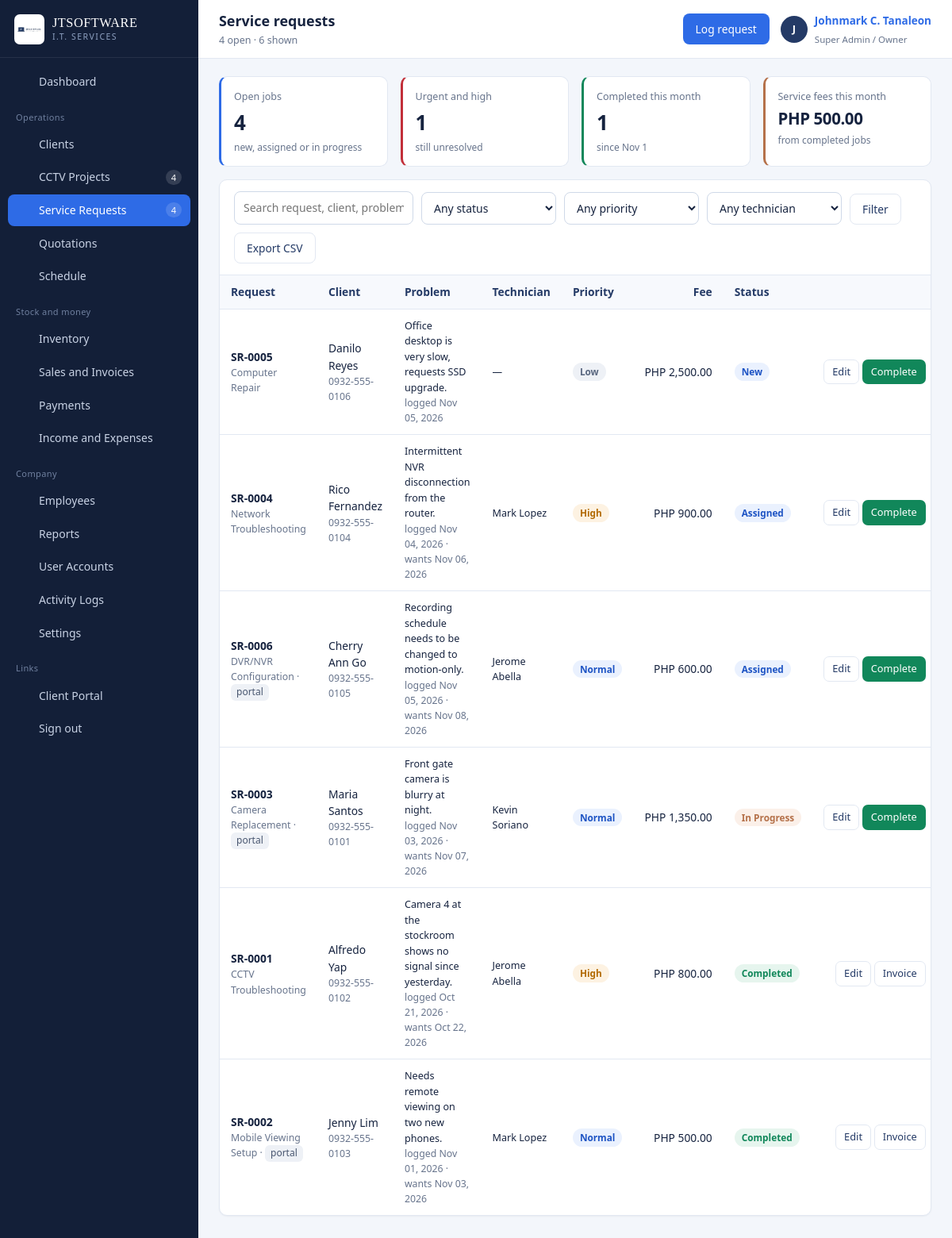
Screenshot of /services.php (signed in) with the database file from the repository.
### tables this page shows
CREATE TABLE service_requests (
  id               INT AUTO_INCREMENT PRIMARY KEY,
  request_no       VARCHAR(20) NOT NULL UNIQUE,
  client_id        INT NOT NULL,
  service_type     VARCHAR(80) NOT NULL,
  description      TEXT NOT NULL,
  location         VARCHAR(255) DEFAULT NULL,
  request_date     DATE NOT NULL,
  preferred_date   DATE DEFAULT NULL,
  priority         ENUM('Low','Normal','High','Urgent') NOT NULL DEFAULT 'Normal',
  assigned_to      INT DEFAULT NULL,
  service_fee      DECIMAL(12,2) NOT NULL DEFAULT 0,
  status           ENUM('New','Assigned','In Progress','On Hold','Completed','Cancelled') NOT NULL DEFAULT 'New',
  completion_notes TEXT DEFAULT NULL,
  completed_at     DATETIME DEFAULT NULL,
  source           ENUM('Staff','Portal') NOT NULL DEFAULT 'Staff',
  created_at       DATETIME NOT NULL DEFAULT CURRENT_TIMESTAMP,
  INDEX idx_sr_client (client_id),
  INDEX idx_sr_status (status),
  CONSTRAINT fk_sr_client FOREIGN KEY (client_id) REFERENCES clients(id) ON DELETE CASCADE,
  CONSTRAINT fk_sr_emp FOREIGN KEY (assigned_to) REFERENCES employees(id) ON DELETE SET NULL
);

CREATE TABLE clients (
  id             INT AUTO_INCREMENT PRIMARY KEY,
  client_code    VARCHAR(20)  NOT NULL UNIQUE,
  full_name      VARCHAR(140) NOT NULL,
  business_name  VARCHAR(140) DEFAULT NULL,
  client_type    ENUM('Residential','Commercial','Corporate') NOT NULL DEFAULT 'Residential',
  contact_number VARCHAR(40)  DEFAULT NULL,
  email          VARCHAR(120) DEFAULT NULL,
  address        VARCHAR(255) DEFAULT NULL,
  portal_username VARCHAR(60) DEFAULT NULL UNIQUE,
  portal_password VARCHAR(255) DEFAULT NULL,
  portal_enabled TINYINT(1) NOT NULL DEFAULT 0,
  notes          TEXT DEFAULT NULL,
  status         ENUM('active','inactive') NOT NULL DEFAULT 'active',
  created_at     DATETIME NOT NULL DEFAULT CURRENT_TIMESTAMP,
  INDEX idx_clients_name (full_name),
  INDEX idx_clients_type (client_type)
);

CREATE TABLE employees (
  id             INT AUTO_INCREMENT PRIMARY KEY,
  employee_code  VARCHAR(20)  NOT NULL UNIQUE,
  full_name      VARCHAR(140) NOT NULL,
  position       VARCHAR(80)  DEFAULT NULL,
  department     VARCHAR(80)  DEFAULT NULL,
  contact_number VARCHAR(40)  DEFAULT NULL,
  email          VARCHAR(120) DEFAULT NULL,
  address        VARCHAR(255) DEFAULT NULL,
  hire_date      DATE DEFAULT NULL,
  daily_rate     DECIMAL(12,2) NOT NULL DEFAULT 0,
  is_technician  TINYINT(1) NOT NULL DEFAULT 0,
  user_id        INT DEFAULT NULL,
  status         ENUM('active','inactive') NOT NULL DEFAULT 'active',
  created_at     DATETIME NOT NULL DEFAULT CURRENT_TIMESTAMP,
  INDEX idx_emp_tech (is_technician),
  CONSTRAINT fk_emp_user FOREIGN KEY (user_id) REFERENCES users(id) ON DELETE SET NULL
);

### includes/auth.php (called while the page is built, shortened)
<?php
require_once __DIR__ . '/../config/config.php';
function can(string $code): bool
{
    if ((int)$_SESSION['user']['role_id'] === 1) {
        return true;
    }
    return in_array($code, user_permissions(), true);
}

### config/database.php (called while the page is built, shortened)
<?php
function db(): PDO
{
    static $pdo = null;
    if ($pdo === null) {
        $dsn = 'mysql:host=' . DB_HOST . ';port=' . DB_PORT . ';dbname=' . DB_NAME . ';charset=utf8mb4';
        try {
            $pdo = new PDO($dsn, DB_USER, DB_PASS, [
                PDO::ATTR_ERRMODE            => PDO::ERRMODE_EXCEPTION,
                PDO::ATTR_DEFAULT_FETCH_MODE => PDO::FETCH_ASSOC,
                PDO::ATTR_EMULATE_PREPARES   => false,
            ]);
        } catch (PDOException $e) {
            http_response_code(500);
            echo '<div style="font:15px/1.6 system-ui;max-width:640px;margin:80px auto;padding:28px;'
               . 'border:1px solid #E3E8F0;border-radius:10px">'
               . '<h2 style="margin:0 0 10px;color:#16233F">Cannot reach the database</h2>'
               . '<p style="color:#475569">Start MySQL in the XAMPP control panel, then import '
               . '<code>database/jtsoftware_db.sql</code> through phpMyAdmin.</p>'
               . '<p style="color:#94A3B8;font-size:13px">' . htmlspecialchars($e->getMessage()) . '</p></div>';
            exit;
        }
    }
    return $pdo;
}
function q(string $sql, array $params = []): PDOStatement
{
    $st = db()->prepare($sql);
    $st->execute($params);
    return $st;
}
function all(string $sql, array $params = []): array
{
    return q($sql, $params)->fetchAll();
}
function scalar(string $sql, array $params = [], $default = 0)
{
    $v = q($sql, $params)->fetchColumn();
    return $v === false || $v === null ? $default : $v;
}

### services.php (the view, shortened to what this page needs)
<?php
require_once __DIR__ . '/includes/auth.php';
$search   = (string)input('q', '');
$where = ['1=1'];
$args  = [];
$whereSql = implode(' AND ', $where);
$requests = all(
    "SELECT s.*, c.full_name AS client_name, c.contact_number, e.full_name AS tech_name
     FROM service_requests s JOIN clients c ON c.id = s.client_id
     LEFT JOIN employees e ON e.id = s.assigned_to
     WHERE $whereSql
     ORDER BY FIELD(s.status,'New','Assigned','In Progress','On Hold','Completed','Cancelled'),
              FIELD(s.priority,'Urgent','High','Normal','Low'), s.request_date DESC",
    $args
);
$open    = (int)scalar("SELECT COUNT(*) FROM service_requests WHERE status IN ('New','Assigned','In Progress','On Hold')");
$urgent  = (int)scalar("SELECT COUNT(*) FROM service_requests WHERE priority IN ('Urgent','High') AND status NOT IN ('Completed','Cancelled')");
$doneMonth = (int)scalar("SELECT COUNT(*) FROM service_requests WHERE status='Completed' AND completed_at >= ?", [date('Y-m-01')]);
$feesMonth = (float)scalar("SELECT COALESCE(SUM(service_fee),0) FROM service_requests WHERE status='Completed' AND completed_at >= ?", [date('Y-m-01')]);
if (can('services.manage')) {
    $pageActions = '<button class="btn" data-modal="srModal">Log request</button>';
}
include __DIR__ . '/includes/header.php';
?>
<div class="grid grid-4" style="margin-bottom:16px">
  <div class="stat is-blue"><div class="label">Open jobs</div><div class="value"><?= $open ?></div>
    <div class="foot">new, assigned or in progress</div></div>
  <div class="stat is-danger"><div class="label">Urgent and high</div><div class="value"><?= $urgent ?></div>
    <div class="foot">still unresolved</div></div>
  <div class="stat is-ok"><div class="label">Completed this month</div><div class="value"><?= $doneMonth ?></div>
    <div class="foot">since <?= date('M 1') ?></div></div>
  <div class="stat is-copper"><div class="label">Service fees this month</div><div class="value sm"><?= money($feesMonth) ?></div>
    <div class="foot">from completed jobs</div></div>
</div>
<div class="card">
  <div class="card-head">
    <form class="toolbar" method="get" data-autosubmit>
      <div class="field"><input class="input search-input" name="q" value="<?= e($search) ?>" placeholder="Search request, client, problem…"></div>
      <div class="field"><select class="input" name="status">
        <option value="">Any status</option>
      </select></div>
      <div class="field"><select class="input" name="priority">
        <option value="">Any priority</option>
      </select></div>
      <div class="field"><select class="input" name="tech">
        <option value="">Any technician</option>
      </select></div>
      <button class="btn btn-outline" type="submit">Filter</button>
      <a class="btn btn-outline" href="<?= e(url_with(['export' => 'csv'])) ?>">Export CSV</a>
    </form>
  </div>
  <div class="card-body tight">
    <?php if (!$requests): ?>
      <div class="empty"><strong>No service requests match</strong>Log a new job with the button at the top right.</div>
    <?php else: ?>
    <div class="table-wrap"><table class="data">
      <thead><tr><th>Request</th><th>Client</th><th>Problem</th><th>Technician</th><th>Priority</th>
        <th class="num">Fee</th><th>Status</th><th></th></tr></thead>
      <tbody>
      <?php foreach ($requests as $s): ?>
        <tr>
          <td><span class="row-main"><?= e($s['request_no']) ?></span>
              <div class="row-sub"><?= e($s['service_type']) ?><?= $s['source'] === 'Portal' ? ' · <span class="pill">portal</span>' : '' ?></div></td>
          <td><?= e($s['client_name']) ?><div class="row-sub"><?= e($s['contact_number'] ?: '') ?></div></td>
          <td class="small" style="max-width:280px"><?= e($s['description']) ?>
              <div class="row-sub">logged <?= fdate($s['request_date']) ?><?= $s['preferred_date'] ? ' · wants ' . fdate($s['preferred_date']) : '' ?></div></td>
          <td class="small"><?= e($s['tech_name'] ?: '—') ?></td>
          <td><?= badge($s['priority']) ?></td>
          <td class="num"><?= money($s['service_fee']) ?></td>
          <td><?= badge($s['status']) ?></td>
          <td class="actions-cell">
            <?php if (can('services.manage')): ?>
              <button class="btn btn-sm btn-outline" data-modal="srModal"
                data-row='<?= e(json_encode([
                  'id' => $s['id'], 'client_id' => $s['client_id'], 'service_type' => $s['service_type'],
                  'description' => $s['description'], 'location' => $s['location'], 'request_date' => $s['request_date'],
                  'preferred_date' => $s['preferred_date'], 'priority' => $s['priority'], 'assigned_to' => $s['assigned_to'],
                  'service_fee' => $s['service_fee'], 'status' => $s['status'], 'completion_notes' => $s['completion_notes'],
                ], JSON_HEX_APOS | JSON_HEX_QUOT)) ?>'>Edit</button>
              <?php if (!in_array($s['status'], ['Completed', 'Cancelled'], true)): ?>
                <form method="post" style="display:inline">
                  <button class="btn btn-sm btn-ok" type="submit">Complete</button>
                </form>
              <?php endif; ?>
              <?php if (can('sales.manage') && $s['status'] === 'Completed' && $s['service_fee'] > 0): ?>
                <a class="btn btn-sm btn-outline" href="sales.php?from_service=<?= (int)$s['id'] ?>">Invoice</a>
              <?php endif; ?>
            <?php endif; ?>
          </td>
        </tr>
      <?php endforeach; ?>
      </tbody>
    </table></div>
    <?php endif; ?>
  </div>
</div>
<?php include __DIR__ . '/includes/footer.php'; ?>

### config/config.php (shortened to what this page needs)
<?php
require_once __DIR__ . '/database.php';
function setting(string $key, string $default = ''): string
{
    static $cache = null;
    if ($cache === null) {
        $cache = [];
        foreach (all('SELECT setting_key, setting_value FROM settings') as $r) {
            $cache[$r['setting_key']] = (string)$r['setting_value'];
        }
    }
    return $cache[$key] ?? $default;
}
function e($value): string
{
    return htmlspecialchars((string)$value, ENT_QUOTES, 'UTF-8');
}
function money($amount, bool $symbol = true): string
{
    $txt = number_format((float)$amount, 2);
    return $symbol ? setting('currency_symbol', 'PHP ') . $txt : $txt;
}
function fdate($date, string $format = 'M d, Y'): string
{
    return date($format, strtotime((string)$date));
}
function input(string $key, $default = null)
{
    $v = $_POST[$key] ?? $_GET[$key] ?? $default;
    return is_string($v) ? trim($v) : $v;
}
function badge(string $status): string
{
    $map = [
        'Pending' => 'warn', 'New' => 'info', 'Draft' => 'muted', 'Unpaid' => 'danger',
        'Approved' => 'info', 'Sent' => 'info', 'Assigned' => 'info', 'Scheduled' => 'info',
        'Ongoing' => 'accent', 'In Progress' => 'accent', 'Partial' => 'warn', 'On Hold' => 'warn',
        'Completed' => 'ok', 'Paid' => 'ok', 'Converted' => 'ok', 'active' => 'ok', 'Present' => 'ok',
        'Cancelled' => 'muted', 'Rejected' => 'danger', 'Expired' => 'muted', 'inactive' => 'muted',
        'Absent' => 'danger', 'Late' => 'warn', 'Urgent' => 'danger', 'High' => 'warn',
        'Normal' => 'info', 'Low' => 'muted', 'Field Work' => 'accent', 'Leave' => 'muted',
        'Half Day' => 'warn', 'Rescheduled' => 'warn',
    ];
    $class = $map[$status] ?? 'muted';
    return '<span class="badge badge-' . $class . '">' . e($status) . '</span>';
}
function url_with(array $changes): string
{
    $params = array_merge($_GET, $changes);
    return basename($_SERVER['PHP_SELF']) . (empty($params) ? '' : '?' . http_build_query($params));
}

### assets/css/app.css (style rules this page uses)
:root { --navy-900: #131F38; --navy-800: #1B2B4D; --navy-700: #243A66; --navy-600: #33508A; --blue: #2E6BE6; --blue-dark:#1E54C4; --blue-soft:#EAF1FE; --copper: #B5714A; --copper-soft:#FBF0E9; --paper: #F3F6FB; --surface: #FFFFFF; --line: #E2E8F2; --ink: #16233F; --muted: #67748C; --ok: #11875A; --ok-soft: #E6F5EE; --warn: #B26A00; --warn-soft:#FDF2E2; --danger: #C22F39; --danger-soft:#FCECEE; --sidebar-w: 250px; --radius: 10px; --shadow-card: 0 1px 2px rgba(19,31,56,.05); --shadow-pop: 0 18px 44px rgba(19,31,56,.22); --sans: "Segoe UI", Roboto, -apple-system, BlinkMacSystemFont, "Helvetica Neue", Arial, sans-serif; --serif: Georgia, "Times New Roman", serif; }
* { box-sizing: border-box; }
html, body { margin: 0; padding: 0; }
body { font-family: var(--sans); font-size: 14.5px; line-height: 1.55; color: var(--ink); background: var(--paper); -webkit-font-smoothing: antialiased; }
a { color: var(--blue); text-decoration: none; }
.card { background: var(--surface); border: 1px solid var(--line); border-radius: var(--radius); box-shadow: var(--shadow-card); margin-bottom: 18px; }
.card-head { padding: 14px 18px; border-bottom: 1px solid var(--line); display: flex; align-items: center; gap: 12px; flex-wrap: wrap; }
.card-body { padding: 18px; }
.card-body.tight { padding: 0; }
.grid { display: grid; gap: 16px; }
.grid-4 { grid-template-columns: repeat(4, minmax(0, 1fr)); }
.stat { background: var(--surface); border: 1px solid var(--line); border-radius: var(--radius); padding: 15px 16px 14px; border-left: 3px solid var(--navy-600); }
.stat .label { font-size: 12.5px; color: var(--muted); }
.stat .value { font-size: 1.62rem; font-weight: 600; letter-spacing: -.02em; margin-top: 2px; }
.stat .foot { font-size: 12px; color: var(--muted); margin-top: 3px; }
.stat.is-blue { border-left-color: var(--blue); }
.stat.is-copper { border-left-color: var(--copper); }
.stat.is-ok { border-left-color: var(--ok); }
.stat.is-danger { border-left-color: var(--danger); }
.stat .value.sm { font-size: 1.28rem; }
.table-wrap { overflow-x: auto; }
table.data { width: 100%; border-collapse: collapse; font-size: 13.8px; }
table.data th { text-align: left; font-weight: 600; color: var(--navy-700); background: #F7F9FD; border-bottom: 1px solid var(--line); padding: 10px 14px; white-space: nowrap; }
table.data td { padding: 11px 14px; border-bottom: 1px solid var(--line); vertical-align: middle; }
table.data tbody tr:last-child td { border-bottom: 0; }
table.data td.num, table.data th.num { text-align: right; white-space: nowrap; }
table.data .row-main { font-weight: 600; }
table.data .row-sub { color: var(--muted); font-size: 12.3px; }
.actions-cell { white-space: nowrap; text-align: right; }
.badge { display: inline-block; padding: 2px 9px; border-radius: 20px; font-size: 11.8px; font-weight: 600; line-height: 1.6; white-space: nowrap; }
.badge-ok { background: var(--ok-soft); color: var(--ok); }
.badge-info { background: var(--blue-soft); color: var(--blue-dark); }
.badge-accent { background: var(--copper-soft); color: var(--copper); }
.badge-warn { background: var(--warn-soft); color: var(--warn); }
.badge-muted { background: #EEF1F6; color: #5A6880; }
.pill { display:inline-block; background:#EEF1F6; border-radius:6px; padding:1px 7px; font-size:12px; color:#48566F; }
.btn { display: inline-flex; align-items: center; justify-content: center; gap: 7px; padding: 8px 15px; border-radius: 8px; border: 1px solid transparent; background: var(--blue); color: #fff; font: inherit; font-size: 13.8px; font-weight: 500; cursor: pointer; transition: background .12s ease, border-color .12s ease; }
.btn-outline { background: #fff; color: var(--navy-700); border-color: var(--line); }
.btn-ok { background: var(--ok); }
.btn-sm { padding: 5px 10px; font-size: 12.8px; border-radius: 7px; }
.field { margin-bottom: 14px; }
.input, select.input, textarea.input { width: 100%; padding: 9px 11px; border: 1px solid #CFD9E8; border-radius: 8px; font: inherit; font-size: 14px; color: var(--ink); background: #fff; }
.toolbar { display: flex; gap: 10px; flex-wrap: wrap; align-items: flex-end; }
.toolbar .field { margin-bottom: 0; }
.toolbar .input { min-width: 170px; }
.search-input { min-width: 240px; }
.small { font-size: 12.6px; }

### rows the page displays
service_requests: request_no "SR-0005", service_type "Computer Repair", client.full_name "Danilo Reyes", client.contact_number "0932-555-0106", description "Office desktop is very slow, requests SSD upgrade.", request_date "Nov 05, 2026", tech_name "—", priority "Low New", service_fee "PHP 2,500.00"
service_requests: request_no "SR-0004", service_type "Network Troubleshooting", client.full_name "Rico Fernandez", client.contact_number "0932-555-0104", description "Intermittent NVR disconnection from the router.", request_date "Nov 04, 2026", preferred_date "Nov 06, 2026", assigned_to.full_name "Mark Lopez", priority "High Assigned", service_fee "PHP 900.00"
service_requests: request_no "SR-0006", service_type "DVR/NVR Configuration", source "portal", client.full_name "Cherry Ann Go", client.contact_number "0932-555-0105", description "Recording schedule needs to be changed to motion-only.", request_date "Nov 05, 2026", preferred_date "Nov 08, 2026", assigned_to.full_name "Jerome Abella", priority "Normal Assigned", service_fee "PHP 600.00"
service_requests: request_no "SR-0003", service_type "Camera Replacement", source "portal", client.full_name "Maria Santos", client.contact_number "0932-555-0101", description "Front gate camera is blurry at night.", request_date "Nov 03, 2026", preferred_date "Nov 07, 2026", assigned_to.full_name "Kevin Soriano", priority "Normal In Progress", service_fee "PHP 1,350.00"
service_requests: request_no "SR-0001", service_type "CCTV Troubleshooting", client.full_name "Alfredo Yap", client.contact_number "0932-555-0102", description "Camera 4 at the stockroom shows no signal since yesterday.", request_date "Oct 21, 2026", preferred_date "Oct 22, 2026", assigned_to.full_name "Jerome Abella", priority "High Completed", service_fee "PHP 800.00"
service_requests: request_no "SR-0002", service_type "Mobile Viewing Setup", source "portal", client.full_name "Jenny Lim", client.contact_number "0932-555-0103", description "Needs remote viewing on two new phones.", request_date "Nov 01, 2026", preferred_date "Nov 03, 2026", assigned_to.full_name "Mark Lopez", priority "Normal Completed", service_fee "PHP 500.00"

### other values shown
$label "Dashboard Clients CCTV Projects Service Requests Quotations Schedule Inventory Sales and Invoices Payments Income and Expenses Employees Reports User Accounts Activity Logs Settings"
$count "4 4"
$pageTitle "Service requests"
$pageSub "4 open · 6 shown"
mb_substr($u['full_name'], 0, 1) "J"
$u['full_name'] "Johnmark C. Tanaleon"
$u['role_name'] "Super Admin / Owner"
$open "4"
$urgent "1"
$doneMonth "1"
money($feesMonth) "PHP 500.00"
